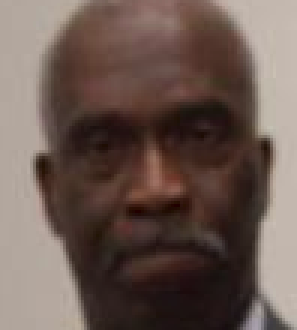
//> input picture cmake/example_opencv/tmp/png/1.png, 99 x 110 px (shown 3 times larger)
$ ./extractNeg png/1.png   (built with g++ and OpenCV 4)
//> lines starting //> are read from the running program, lines starting //| are printed output that depends on the picture
#include<iostream>
#include<string>
#include<fstream>
#include<cstdlib>
#include<cstdio>
#include<ctime>
#include<opencv2/highgui/highgui.hpp>
#include<opencv2/core/core.hpp>
#include<opencv2/imgproc/imgproc.hpp>

using namespace std;
using namespace cv;

#define NUM 1
#define WIDTH 20
#define HEIGHT 20
int COUNT = 0;
void GridScan(char *ima_name)
{
//> called with ima_name = "png/1.png"
	Mat ima = imread(ima_name, CV_LOAD_IMAGE_GRAYSCALE);
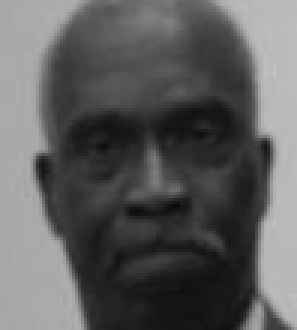
//> ima: 110 rows x 99 cols, CV_8UC1 (shown 3 times larger); min 9, max 193, mean 93
	int row = ima.rows;
//> row = 110
	int col = ima.cols;
//> col = 99
	float scale = 1;
	int k = 0;
	char extension[] = ".png";

	for (; row / scale >= 20 && col / scale >= 20; k++) {
		scale *= pow(1.1, k);
		Mat tmp;
		resize(ima, tmp, Size(), 1 / scale, 1/ scale);

		int t_row = tmp.rows;
		int t_col = tmp.cols;
		cout<<t_row<<" "<<t_col<<endl;

		for (int i = 0; i <= t_row - 20; i += 20) {
			for (int j = 0; j <= t_col - 20; j += 20) {
				COUNT++;
				Mat win(20, 20, CV_8UC1);

				Rect rect = Rect(j, i, WIDTH, HEIGHT);
				ima(rect).copyTo(win);

				char name[20];
				char tmp[10];
				sprintf(tmp, "%d", COUNT);
				sprintf(name, "%d", i);
				strcat(name, tmp);
				strcat(name, extension);

				imwrite(name, win);
			}
		}
	}
//> this loop made 7 passes
//> COUNT on passes 1 to 7: 20, 40, 52, 58, 60, 61, 61
//> pass 3, in GridScan, `resize(ima, tmp, Size(), 1 / scale, 1/ scale);`:
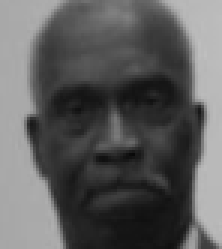
//> tmp: 83 rows x 74 cols, CV_8UC1 (shown 3 times larger); min 9, max 191, mean 92.3
//> after the loop, k = 7; scale = 7.4; COUNT = 61
}


int main(int argc, char* argv[])
{
	GridScan(argv[1]);

	return 0;
}

$ run again, on cmake/example_opencv/tmp/png/11.png
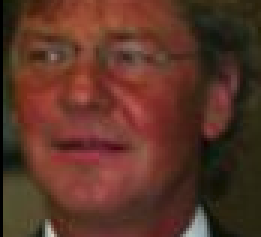
//> input picture cmake/example_opencv/tmp/png/11.png, 87 x 79 px (shown 3 times larger)
//> in GridScan, `Mat ima = imread(ima_name, CV_LOAD_IMAGE_GRAYSCALE);`:
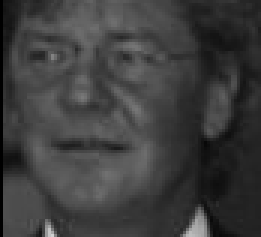
//> ima: 79 rows x 87 cols, CV_8UC1 (shown 3 times larger); min 0, max 209, mean 61.4
//> the loop in GridScan, `for (; row / scale >= 20 && col / scale >= 20; k++)` made 6 passes
//> COUNT on passes 1 to 6: 12, 21, 27, 31, 32, 32
//> after the loop in GridScan, `for (; row / scale >= 20 && col / scale >= 20; k++)`: k = 6; scale = 4.18; COUNT = 32

$ run again, on cmake/example_opencv/tmp/png/12.png
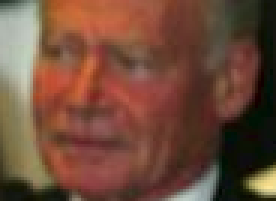
//> input picture cmake/example_opencv/tmp/png/12.png, 92 x 67 px (shown 3 times larger)
//> in GridScan, `Mat ima = imread(ima_name, CV_LOAD_IMAGE_GRAYSCALE);`:
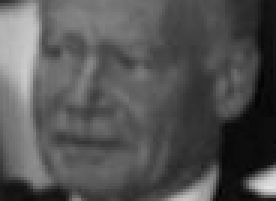
//> ima: 67 rows x 92 cols, CV_8UC1 (shown 3 times larger); min 4, max 227, mean 83.6
//> the loop in GridScan, `for (; row / scale >= 20 && col / scale >= 20; k++)` made 6 passes
//> COUNT on passes 1 to 6: 12, 24, 30, 32, 33, 33
//> after the loop in GridScan, `for (; row / scale >= 20 && col / scale >= 20; k++)`: k = 6; scale = 4.18; COUNT = 33

$ run again, on cmake/example_opencv/tmp/png/13.png
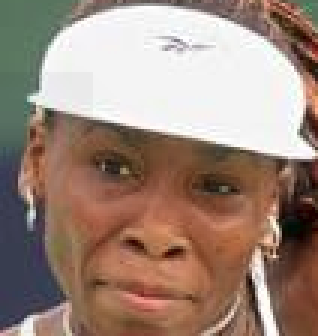
//> input picture cmake/example_opencv/tmp/png/13.png, 106 x 112 px (shown 3 times larger)
//> in GridScan, `Mat ima = imread(ima_name, CV_LOAD_IMAGE_GRAYSCALE);`:
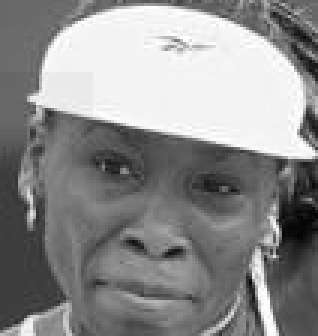
//> ima: 112 rows x 106 cols, CV_8UC1 (shown 3 times larger); min 3, max 255, mean 140.2
//> the loop in GridScan, `for (; row / scale >= 20 && col / scale >= 20; k++)` made 7 passes
//> COUNT on passes 1 to 7: 25, 45, 61, 70, 74, 75, 75
//> pass 3, in GridScan, `resize(ima, tmp, Size(), 1 / scale, 1/ scale);`:
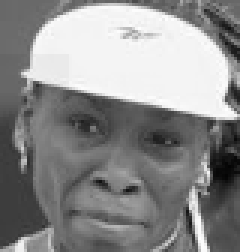
//> tmp: 84 rows x 80 cols, CV_8UC1 (shown 3 times larger); min 4, max 254, mean 139.8
//> after the loop in GridScan, `for (; row / scale >= 20 && col / scale >= 20; k++)`: k = 7; scale = 7.4; COUNT = 75
